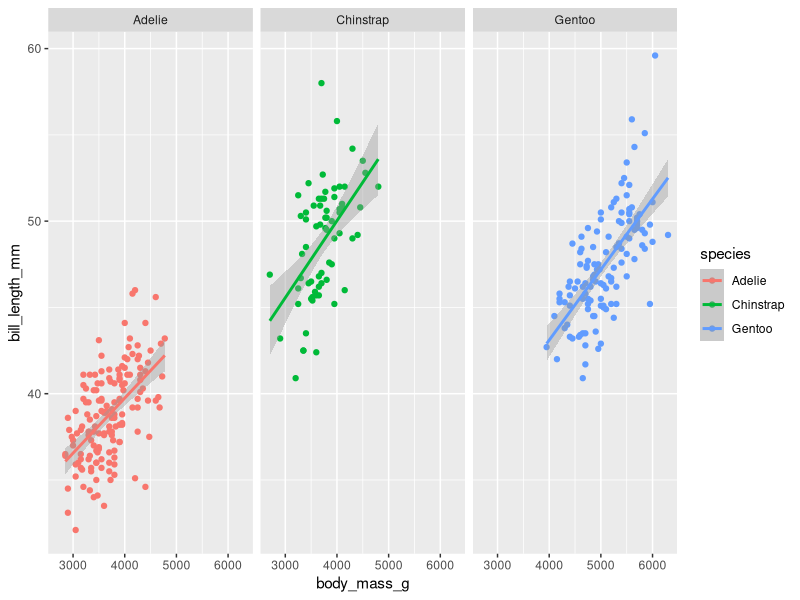
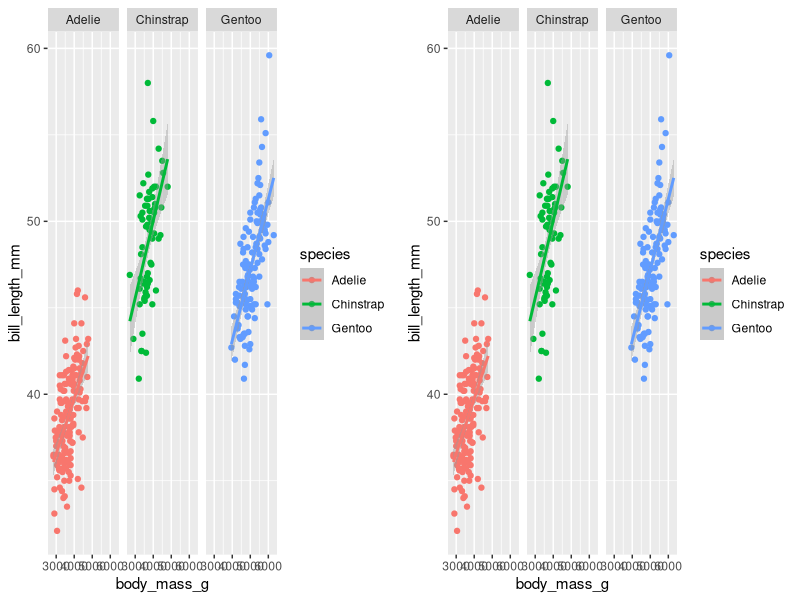
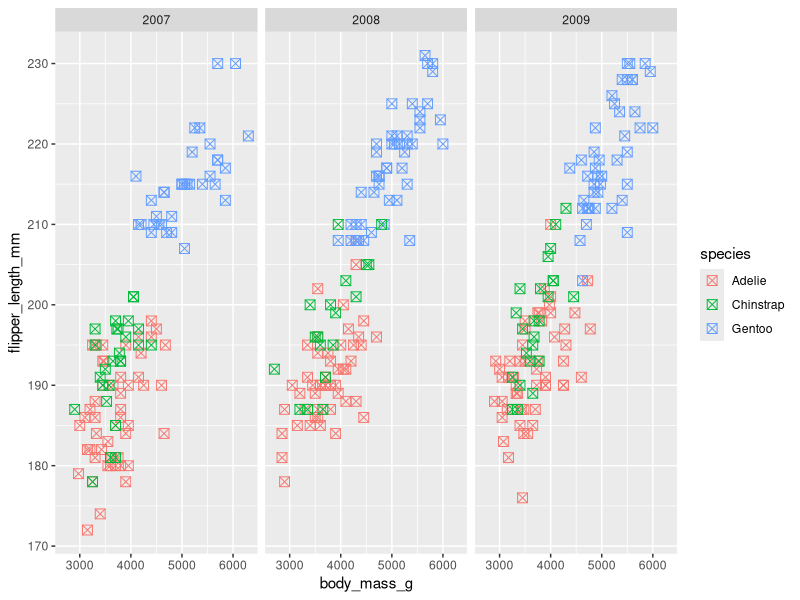
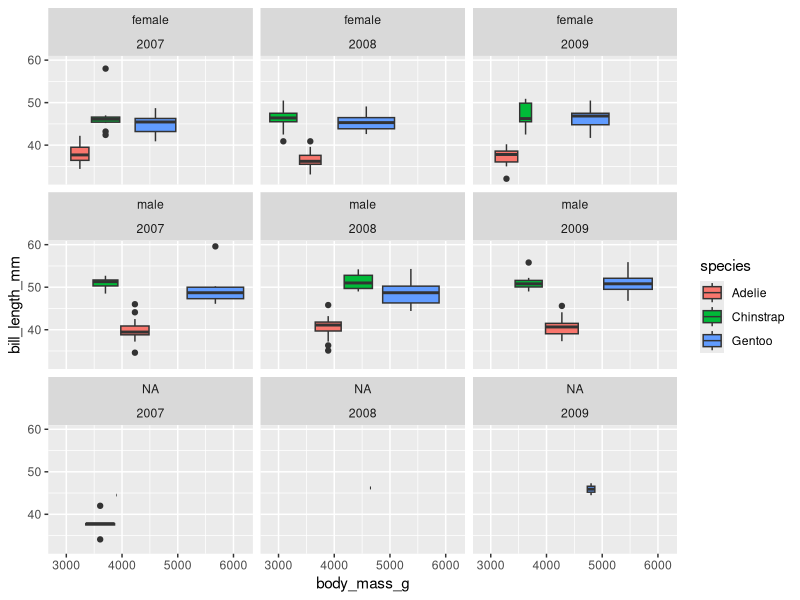
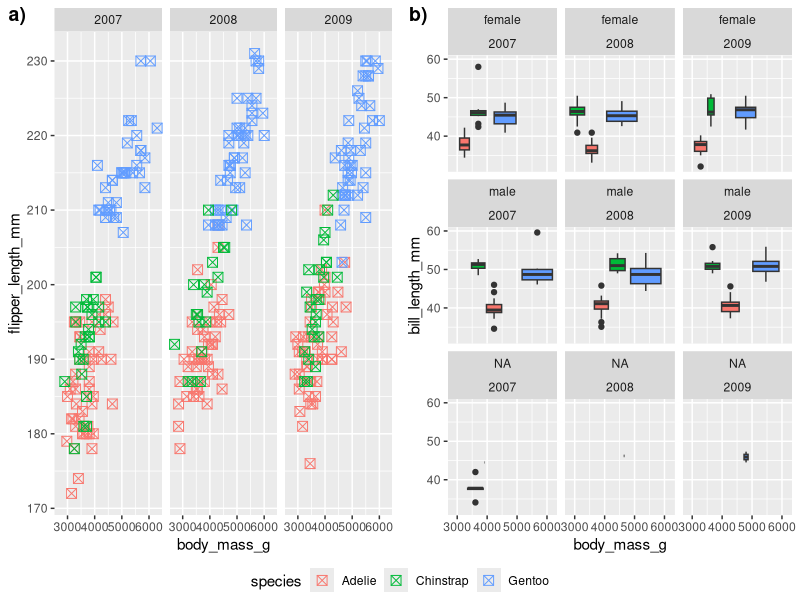
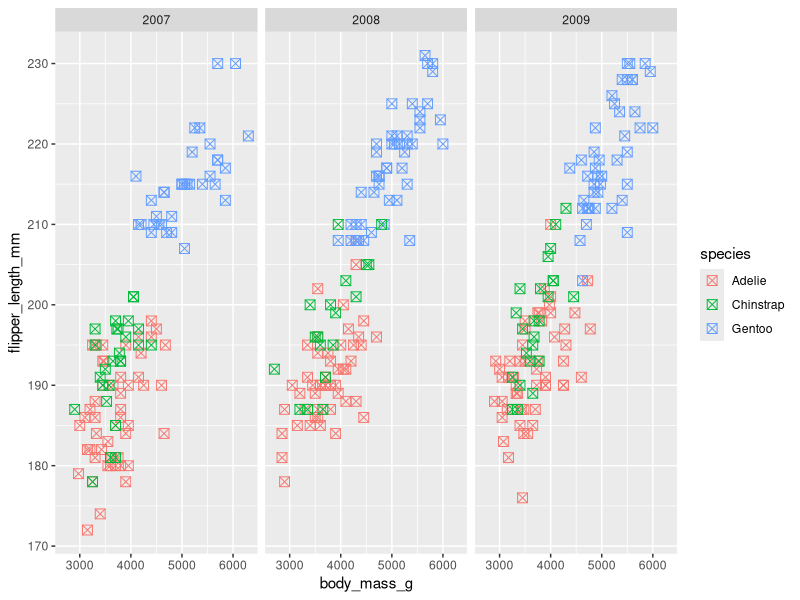
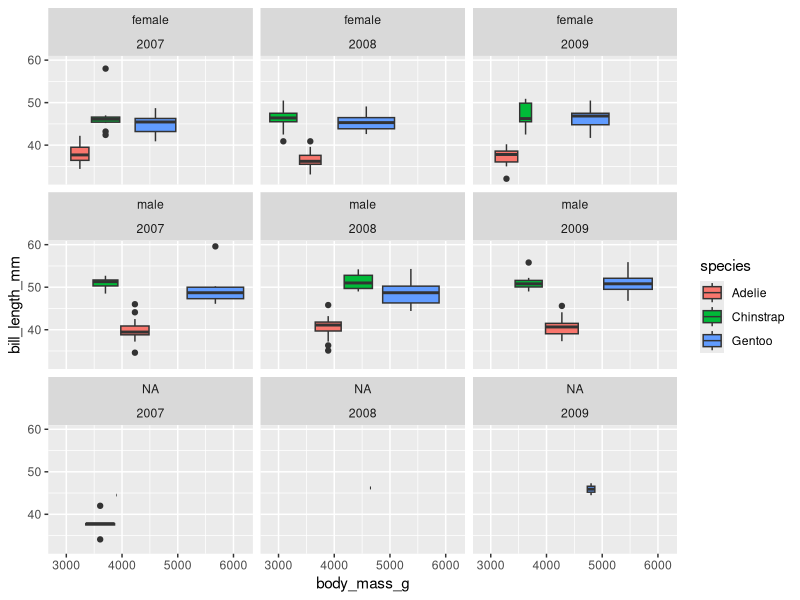
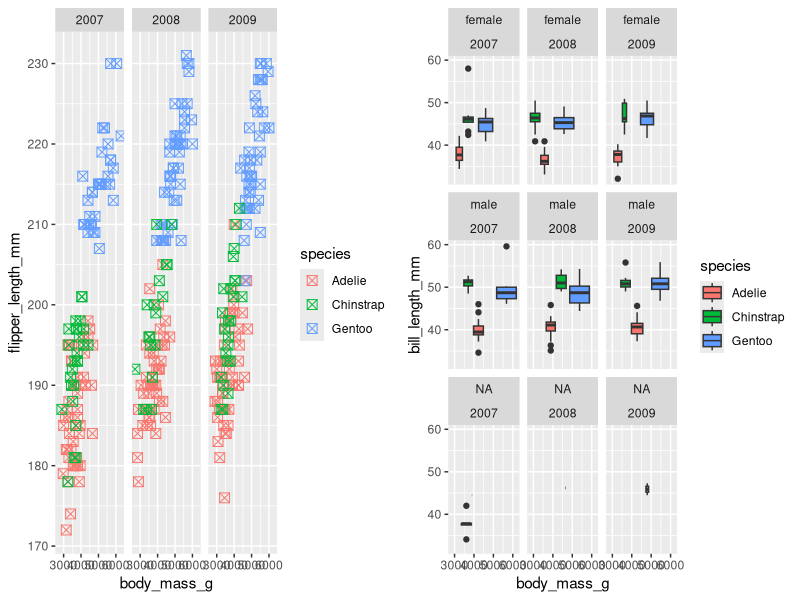

Write R code to recreate these figures, in order.
# Facets
# Sarina
# 21.11.2022


# NB: Create these section breaks by pressing: ctrl+shift+r
# Libraries ---------------------------------------------------------------

library(tidyverse)
library(ggpubr)
library(palmerpenguins)


# Data --------------------------------------------------------------------

# Load the dataset into the local environment
penguins <- penguins


# Example -----------------------------------------------------------------

# Basic faceted plot
lm_1 <- ggplot(data = penguins,
       aes(x = body_mass_g, y = bill_length_mm, colour = species)) +
  geom_point() +
  geom_smooth(method = "lm") +
  facet_wrap(~species)
lm_1

# Basic combined plot
ggarrange(lm_1, lm_1)


# Exercise 1 --------------------------------------------------------------

# Create a new plot type and facet by gender
plot_1 <- ggplot(data = penguins, 
       aes(x = body_mass_g, y = flipper_length_mm)) +
  geom_point(aes(color = species), size = 3, shape = 7) +
  facet_wrap(~year)
plot_1


# Exercise 2 --------------------------------------------------------------

# Create a new plot type and facet by two categories
plot_2 <- ggplot(data = penguins, 
       aes(x = body_mass_g, y = bill_length_mm)) +
  geom_boxplot(aes(fill = species)) +
  facet_wrap(sex~year)
plot_2


# Exercise 3 --------------------------------------------------------------

# Combine all of the plots you've created so far
# Save them as a high-res file larger than 2 MB
grid_2 <- ggarrange(plot_1, plot_2,
                    # Set number of rows and columns
                    ncol = 2, nrow = 1,
                    # Label each figure
                    labels = c("a)", "b)"),
                    # Create common legend
                    common.legend = TRUE,
                    # Set legend position
                    legend = "bottom")
grid_2
ggsave(plot = grid_2, filename = "figures/grid_2.png", 
       width = 10, height = 8, dpi = 2000)



# BONUS -------------------------------------------------------------------

# Use a different package to combine plots

par(mfrow=c(2,1))
plot_1
plot_2

library(gridExtra)
grid.arrange(plot_1, plot_2, ncol = 2)
